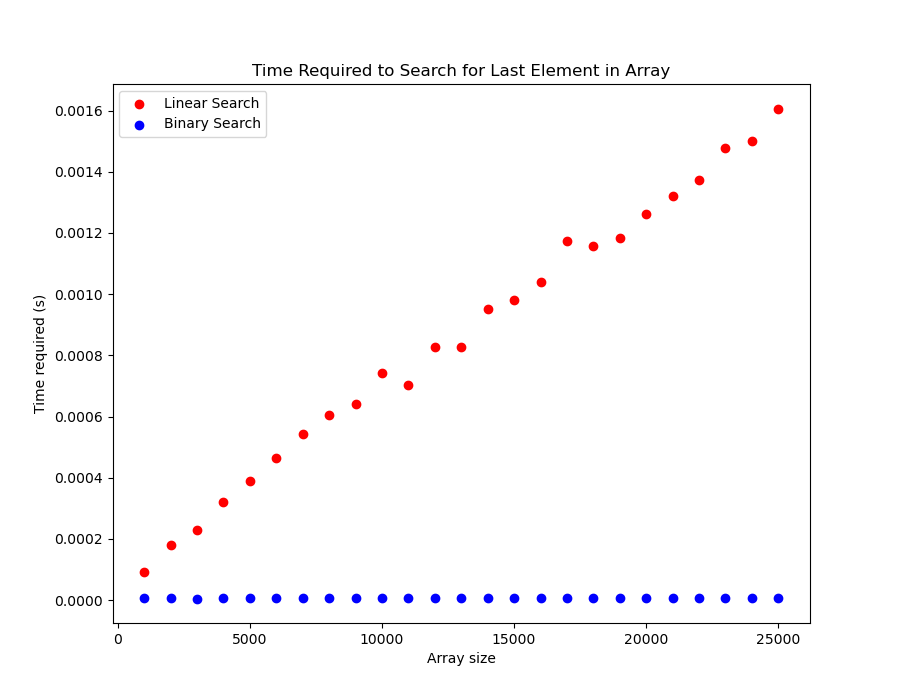

Write the Python code that produced this figure.
def linear_search(arr, val):    # Inefficient linear search
    for i in range(len(arr)):
        if arr[i] == val:
            return i
    return -1

def binary_search(arr, low, high, val):     # Efficient binary search
    while low <= high:
        mid = (low + high) // 2
        if val == arr[mid]:
            return mid
        elif val > arr[mid]:
            low = mid + 1
        else:
            high = mid - 1
    return -1

"""
Question 4:
The worst case complexity for linear search is O(n) and occurs when the value of interest is the last element of the array or does not exist in the array. 
The worst case complexity for binary search is O(log(n)) and occurs when the value of interest is either the first or the last element of the array, or does not exist in the array.
"""
import timeit
from matplotlib import pyplot as plt

num_list = [x for x in range(1000)]
list_lengths = range(1000, 26000, 1000)
linear_avg_times = []
binary_avg_times = []
for i in list_lengths:
    num_list = list(range(i))
    val = len(num_list) - 1
    linear_times = []
    binary_times = []
    for j in range(100):
        linear_tm = timeit.timeit(lambda: linear_search(num_list, val), number = 1)
        linear_times.append(linear_tm)

        binary_tm = timeit.timeit(lambda: binary_search(num_list, 0, len(num_list) - 1, val), number = 1)
        binary_times.append(binary_tm)

    linear_avg_times.append(sum(linear_times) / len(linear_times))
    binary_avg_times.append(sum(binary_times) / len(binary_times))

plt.figure(figsize=(9, 7))
plt.scatter(list_lengths, linear_avg_times, color='r', label="Linear Search")
plt.scatter(list_lengths, binary_avg_times, color='b', label="Binary Search")
plt.legend()
plt.title("Time Required to Search for Last Element in Array")
plt.ylabel("Time required (s)")
plt.xlabel("Array size")
plt.savefig("ex4.2.png")
